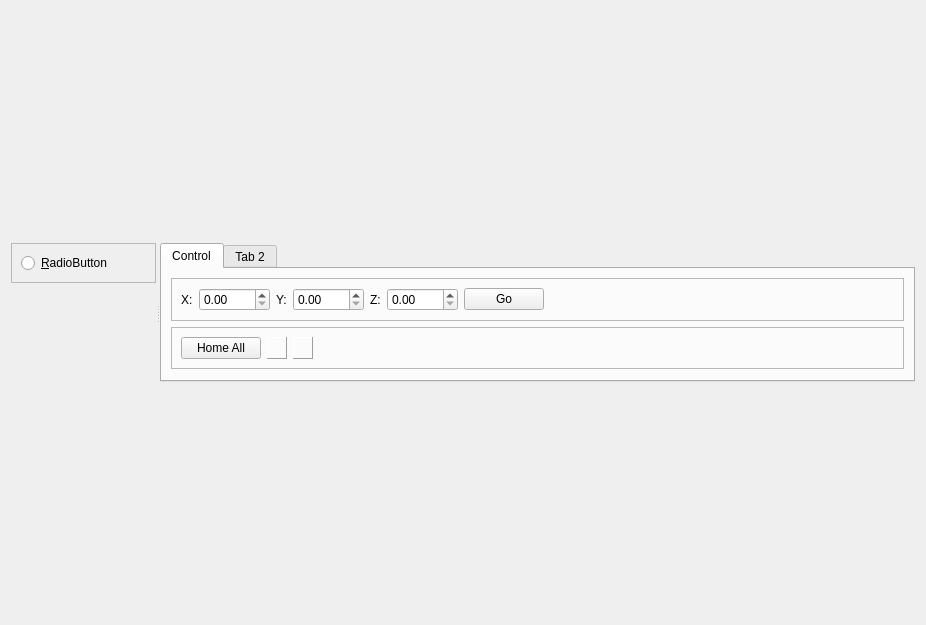
<?xml version="1.0" encoding="UTF-8"?>
<ui version="4.0">
 <class>control_wnd</class>
 <widget class="QWidget" name="control_wnd">
  <property name="geometry">
   <rect>
    <x>0</x>
    <y>0</y>
    <width>926</width>
    <height>625</height>
   </rect>
  </property>
  <property name="windowTitle">
   <string>Form</string>
  </property>
  <layout class="QVBoxLayout" name="verticalLayout">
   <item>
    <widget class="QSplitter" name="splitter">
     <property name="orientation">
      <enum>Qt::Horizontal</enum>
     </property>
     <widget class="QWidget" name="verticalLayoutWidget">
      <layout class="QVBoxLayout" name="bedLayout">
       <property name="sizeConstraint">
        <enum>QLayout::SetMaximumSize</enum>
       </property>
       <item>
        <widget class="QFrame" name="frame">
         <property name="sizePolicy">
          <sizepolicy hsizetype="Preferred" vsizetype="Fixed">
           <horstretch>0</horstretch>
           <verstretch>0</verstretch>
          </sizepolicy>
         </property>
         <property name="frameShape">
          <enum>QFrame::StyledPanel</enum>
         </property>
         <property name="frameShadow">
          <enum>QFrame::Raised</enum>
         </property>
         <layout class="QVBoxLayout" name="verticalLayout_2">
          <item>
           <widget class="QRadioButton" name="radioButton">
            <property name="text">
             <string>&amp;RadioButton</string>
            </property>
           </widget>
          </item>
         </layout>
        </widget>
       </item>
      </layout>
     </widget>
     <widget class="QTabWidget" name="tabWidget">
      <property name="sizePolicy">
       <sizepolicy hsizetype="Preferred" vsizetype="Preferred">
        <horstretch>0</horstretch>
        <verstretch>0</verstretch>
       </sizepolicy>
      </property>
      <property name="currentIndex">
       <number>0</number>
      </property>
      <widget class="QWidget" name="tab">
       <attribute name="title">
        <string>Control</string>
       </attribute>
       <layout class="QVBoxLayout" name="verticalLayout_5">
        <item>
         <widget class="QFrame" name="frame_3">
          <property name="frameShape">
           <enum>QFrame::StyledPanel</enum>
          </property>
          <property name="frameShadow">
           <enum>QFrame::Raised</enum>
          </property>
          <layout class="QHBoxLayout" name="horizontalLayout_3" stretch="0,0,0,0,0,0,0,1">
           <item>
            <widget class="QLabel" name="label_2">
             <property name="text">
              <string>X:</string>
             </property>
            </widget>
           </item>
           <item>
            <widget class="QDoubleSpinBox" name="dsbX">
             <property name="maximum">
              <double>1000.000000000000000</double>
             </property>
             <property name="singleStep">
              <double>0.010000000000000</double>
             </property>
            </widget>
           </item>
           <item>
            <widget class="QLabel" name="label_3">
             <property name="text">
              <string>Y:</string>
             </property>
            </widget>
           </item>
           <item>
            <widget class="QDoubleSpinBox" name="dsbY">
             <property name="maximum">
              <double>1000.000000000000000</double>
             </property>
             <property name="singleStep">
              <double>0.010000000000000</double>
             </property>
            </widget>
           </item>
           <item>
            <widget class="QLabel" name="label_4">
             <property name="text">
              <string>Z:</string>
             </property>
            </widget>
           </item>
           <item>
            <widget class="QDoubleSpinBox" name="dsbZ">
             <property name="maximum">
              <double>1000.000000000000000</double>
             </property>
             <property name="singleStep">
              <double>0.010000000000000</double>
             </property>
            </widget>
           </item>
           <item>
            <widget class="QPushButton" name="pbGoXYZ">
             <property name="text">
              <string>Go</string>
             </property>
            </widget>
           </item>
           <item>
            <spacer name="horizontalSpacer_2">
             <property name="orientation">
              <enum>Qt::Horizontal</enum>
             </property>
             <property name="sizeType">
              <enum>QSizePolicy::Preferred</enum>
             </property>
             <property name="sizeHint" stdset="0">
              <size>
               <width>135</width>
               <height>20</height>
              </size>
             </property>
            </spacer>
           </item>
          </layout>
         </widget>
        </item>
        <item>
         <widget class="QFrame" name="frame_2">
          <property name="frameShape">
           <enum>QFrame::StyledPanel</enum>
          </property>
          <property name="frameShadow">
           <enum>QFrame::Raised</enum>
          </property>
          <layout class="QHBoxLayout" name="horizontalLayout" stretch="0,0,0,1">
           <item>
            <layout class="QVBoxLayout" name="verticalLayout_4">
             <property name="sizeConstraint">
              <enum>QLayout::SetMaximumSize</enum>
             </property>
             <item>
              <widget class="QPushButton" name="pbHomeAll">
               <property name="text">
                <string>Home All</string>
               </property>
              </widget>
             </item>
             <item>
              <spacer name="verticalSpacer">
               <property name="orientation">
                <enum>Qt::Vertical</enum>
               </property>
               <property name="sizeType">
                <enum>QSizePolicy::Maximum</enum>
               </property>
               <property name="sizeHint" stdset="0">
                <size>
                 <width>20</width>
                 <height>20</height>
                </size>
               </property>
              </spacer>
             </item>
            </layout>
           </item>
           <item>
            <widget class="QFrame" name="xyzFrame">
             <property name="sizePolicy">
              <sizepolicy hsizetype="Maximum" vsizetype="Maximum">
               <horstretch>0</horstretch>
               <verstretch>0</verstretch>
              </sizepolicy>
             </property>
             <property name="frameShape">
              <enum>QFrame::Panel</enum>
             </property>
             <property name="frameShadow">
              <enum>QFrame::Raised</enum>
             </property>
             <layout class="QHBoxLayout" name="horizontalLayout_2">
              <property name="sizeConstraint">
               <enum>QLayout::SetMaximumSize</enum>
              </property>
              <item>
               <layout class="QHBoxLayout" name="xyzLayout">
                <property name="sizeConstraint">
                 <enum>QLayout::SetDefaultConstraint</enum>
                </property>
               </layout>
              </item>
             </layout>
            </widget>
           </item>
           <item>
            <widget class="QFrame" name="extruderPositionFrame">
             <property name="sizePolicy">
              <sizepolicy hsizetype="Maximum" vsizetype="Maximum">
               <horstretch>0</horstretch>
               <verstretch>0</verstretch>
              </sizepolicy>
             </property>
             <property name="frameShape">
              <enum>QFrame::Panel</enum>
             </property>
             <property name="frameShadow">
              <enum>QFrame::Raised</enum>
             </property>
             <layout class="QVBoxLayout" name="verticalLayout_3">
              <property name="sizeConstraint">
               <enum>QLayout::SetMaximumSize</enum>
              </property>
              <item>
               <layout class="QHBoxLayout" name="extruderPositionLayout">
                <property name="sizeConstraint">
                 <enum>QLayout::SetDefaultConstraint</enum>
                </property>
               </layout>
              </item>
             </layout>
            </widget>
           </item>
           <item>
            <spacer name="horizontalSpacer">
             <property name="orientation">
              <enum>Qt::Horizontal</enum>
             </property>
             <property name="sizeType">
              <enum>QSizePolicy::Preferred</enum>
             </property>
             <property name="sizeHint" stdset="0">
              <size>
               <width>402</width>
               <height>20</height>
              </size>
             </property>
            </spacer>
           </item>
          </layout>
         </widget>
        </item>
        <item>
         <spacer name="verticalSpacer_2">
          <property name="orientation">
           <enum>Qt::Vertical</enum>
          </property>
          <property name="sizeType">
           <enum>QSizePolicy::Expanding</enum>
          </property>
          <property name="sizeHint" stdset="0">
           <size>
            <width>20</width>
            <height>236</height>
           </size>
          </property>
         </spacer>
        </item>
       </layout>
      </widget>
      <widget class="QWidget" name="tab_2">
       <attribute name="title">
        <string>Tab 2</string>
       </attribute>
       <widget class="QLabel" name="label">
        <property name="geometry">
         <rect>
          <x>150</x>
          <y>190</y>
          <width>181</width>
          <height>18</height>
         </rect>
        </property>
        <property name="text">
         <string>TextLabel</string>
        </property>
        <property name="alignment">
         <set>Qt::AlignCenter</set>
        </property>
       </widget>
      </widget>
     </widget>
    </widget>
   </item>
  </layout>
 </widget>
 <resources/>
 <connections/>
</ui>
